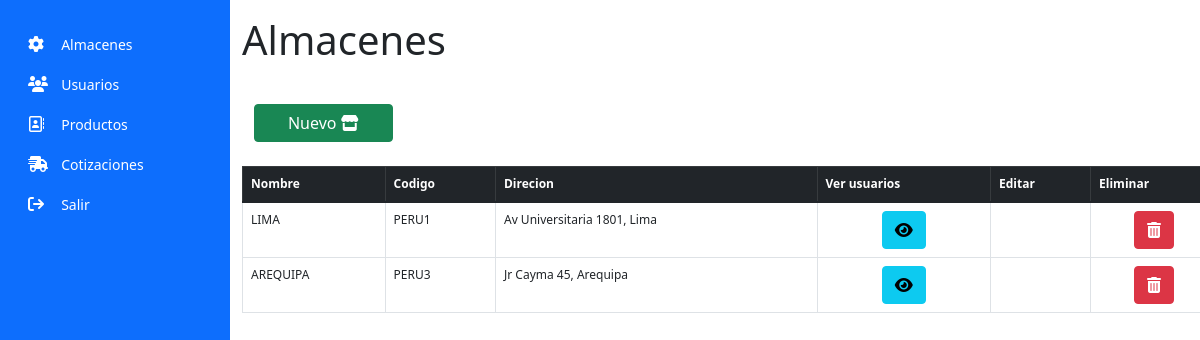
The page /almacenes (signed in) on the database its author committed.
### app3/models.py (models this page shows)
class almacenSistema(models.Model):
    nombreAlmacen = models.CharField(max_length=32, blank=True, null=True)
    codigoAlmacen = models.CharField(max_length=32, blank=True, null=True)
    direccionAlmacen = models.CharField(max_length=32, blank=True, null=True)

### app3/views.py (the view, shortened to what this page needs)
# urls.py: path('almacenes',views.almacenes,name='almacenes'),
@login_required(login_url='/')
def almacenes(request):
    return render(request,'almacenes.html',{
        'listaAlmacenes':almacenSistema.objects.all().order_by('id')
    })

### app3/templates/almacenes.html (shortened to what this page needs)
{% extends 'base.html' %}
{% load static %}
{% block pageContent %}
    <div class="container" style="height: 100vh; overflow: scroll;">
        <h1 class="mt-3 mb-3">Almacenes</h1>
        <br>
        <div class="row mx-0">
            <div class="col-2">
                <div class="row mx-0">
                    <a class="btn btn-success text-white" data-bs-toggle="modal" data-bs-target="#nuevoAlmacen">Nuevo <i class="fa-solid fa-store"></i></a>
                </div>
            </div>
        </div>
        <br>
        <div>
            <table class="table table-bordered table-hover" id="usersTable" style="font-size: 12px;">
                <thead class="table-dark">
                    <th scope="col">Nombre</th>
                    <th scope="col">Codigo</th>
                    <th scope="col">Direcion</th>
                    <th scope="col">Ver usuarios</th>
                    <th scope="col">Editar</th>
                    <th scope="col">Eliminar</th>
                </thead>
                <tbody>
                    {% for almacenInfo in listaAlmacenes %}
                    <tr>
                        <td>{{ almacenInfo.nombreAlmacen }}</td>
                        <td>{{ almacenInfo.codigoAlmacen }}</td>
                        <td>{{ almacenInfo.direccionAlmacen }}</td>
                        <td class="text-center"><a class="btn btn-info"  data-bs-toggle="modal" data-bs-target="#verUsuarios" id="{{ almacenInfo.id }}" onclick="consultarUsuariosxAlmacen(this.id)"><i class="fa-solid fa-eye"></i></a></td>
                        <td></td>
                        <td class="text-center"><a class="btn btn-danger" href="{% url 'app3:eliminarAlmacen' almacenInfo.id %}"><i class="fa-solid fa-trash-can"></i></a></td>
                    </tr>
                    {% endfor %}
                </tbody>
            </table>
        </div>
    </div>
{% endblock %}

### rows shown on the page
almacenSistema: nombreAlmacen "LIMA", codigoAlmacen "PERU1", direccionAlmacen "Av Universitaria 1801, Lima"
almacenSistema: nombreAlmacen "AREQUIPA", codigoAlmacen "PERU3", direccionAlmacen "Jr Cayma 45, Arequipa"
